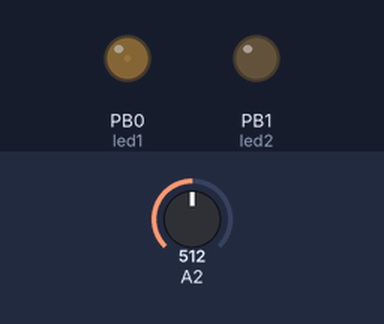
Simulated run of this sketch. Board: ATtiny85, built with avr-gcc and run on an emulated ATtiny85. Parts: output pins drawn as LEDs (lit = HIGH). The test bench sets the inputs (shaded band); at power-on: A2 = 512. Pins used as bus, display or sensor lines are not drawn.

Above: at 5.1 s.
At 5.8 s:
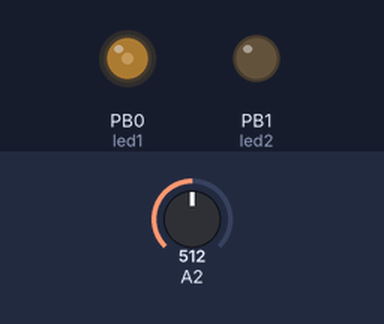
5.9 s: A2 set to 390
16.7 s: A2 set to 511
27.5 s: A2 set to 306
38.3 s: A2 set to 716
49.1 s: A2 set to 244
70.7 s: A2 set to 900
At 71.4 s:
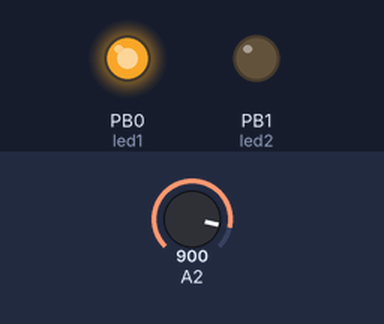
Timing chart, 0 to 75.5 s (numbered marks = the images above; inputs shaded):
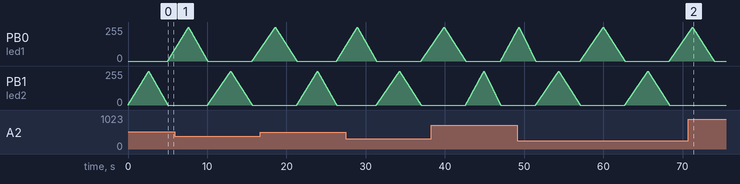

The sketch:

a_ATtinySound_cryingDress_count.ino
```cpp
/*
 This code uses a count instead of a delay function to do
 two seperate instances of PWM on an ATtiny 45 microcontroller.

 One PWM creates a square wave frequency for a speaker to play,
 the hardware PWM slowly fades an LED on and off.

 We do this so that the delay() function called to control the
 speed of the fading LED does not interfere with the speed of the frequency.
 */

// LED fade pins are fixed because of hardware PWM:
#define led1 0  // pin 5
#define led2 1  // pin 6

// DIFFERENT CIRCUITS, DIFFERENT PINS /////////////////////
// side circuits (mika):    speaker frequency = 3,4 / led pwm = 0,1 / sensor = 2
// center circuit (hannah): speaker frequency = 3,2 / led pwm = 0,1 / sensor = 4

// CENTER CIRCUIT ///////////////////////////////////////////////
#define f1 3
#define f2 2

#define sensorD 4
#define sensorA 2 // pin PB4 = ADC2
// turn pin PB3 on and off:
#define f1On() PORTB = 0b00001000
#define f1Off() PORTB = 0b00000000
// turn pin PB2 on and off:
#define f2On() PORTB = 0b00000100
#define f2Off() PORTB = 0b00000000

// SIDE CIRCUITS //////////////////////////////////////////////////
//#define f1 4
//#define f2 3
//
//#define sensorD 2
//#define sensorA 1 // pin PB2 = ADC1
//// turn pin PB4 on and off:
//#define f1On() PORTB = 0b00010000
//#define f1Off() PORTB = 0b00000000
//// turn pin PB3 on and off:
//#define f2On() PORTB = 0b00001000
//#define f2Off() PORTB = 0b00000000
////////////////////////////////////////////////////////

// Sensor:
int sensorValue;

float pwmIncrement;
int turn = 1;
boolean on = true;
unsigned long frequency;

void setup() {
  pinMode(f1, OUTPUT);
  pinMode(f2, OUTPUT);
  pinMode(led1, OUTPUT);
  pinMode(led2, OUTPUT);
  //pinMode(sensorD, INPUT); //no internal pullup
  pinMode(sensorD, INPUT_PULLUP); // sets internal voltage divider/pullup resistor on analog input pin
}


void loop() {
  // read sensor value:
  sensorValue = analogRead(sensorA);
  if (sensorValue < 400) sensorValue = 400;
  frequency = 50 * sensorValue;

  if(sensorValue < 900) on = true;

    if(on == true && turn == 1) {
      play(f2, led2, frequency);
      on = false;
      turn = 2;
    }

    if(on == true && turn == 2) {
      play(f1, led1, frequency);
      turn = 1;
      on = false;
    }

}

void play(int pin, int led, unsigned int freq){
  float halfT = 1000000.f / ((float)freq * 2.f);
  float pwmIncrement = 0.01;

  // fade ON:
  for(float i = 1; i < 254; i+=pwmIncrement){

    analogWrite(led, i);

    digitalWrite(pin, HIGH); //speakerOn();
    delayMicroseconds(halfT);
    digitalWrite(pin, LOW); //speakerOff();
    delayMicroseconds(halfT);
  }

  // fade OFF:
  for(float i = 254; i > 1; i-=pwmIncrement){

    analogWrite(led, i);

    digitalWrite(pin, HIGH); //speakerOn();
    delayMicroseconds(halfT);
    digitalWrite(pin, LOW); //speakerOff();
    delayMicroseconds(halfT);
  }

  digitalWrite(led, LOW);

}
```

Measured:
- after the input at 70.7 s, PB1 (led2): stays 0/255 (without the input it goes to 1/255 after 3.3 s)
